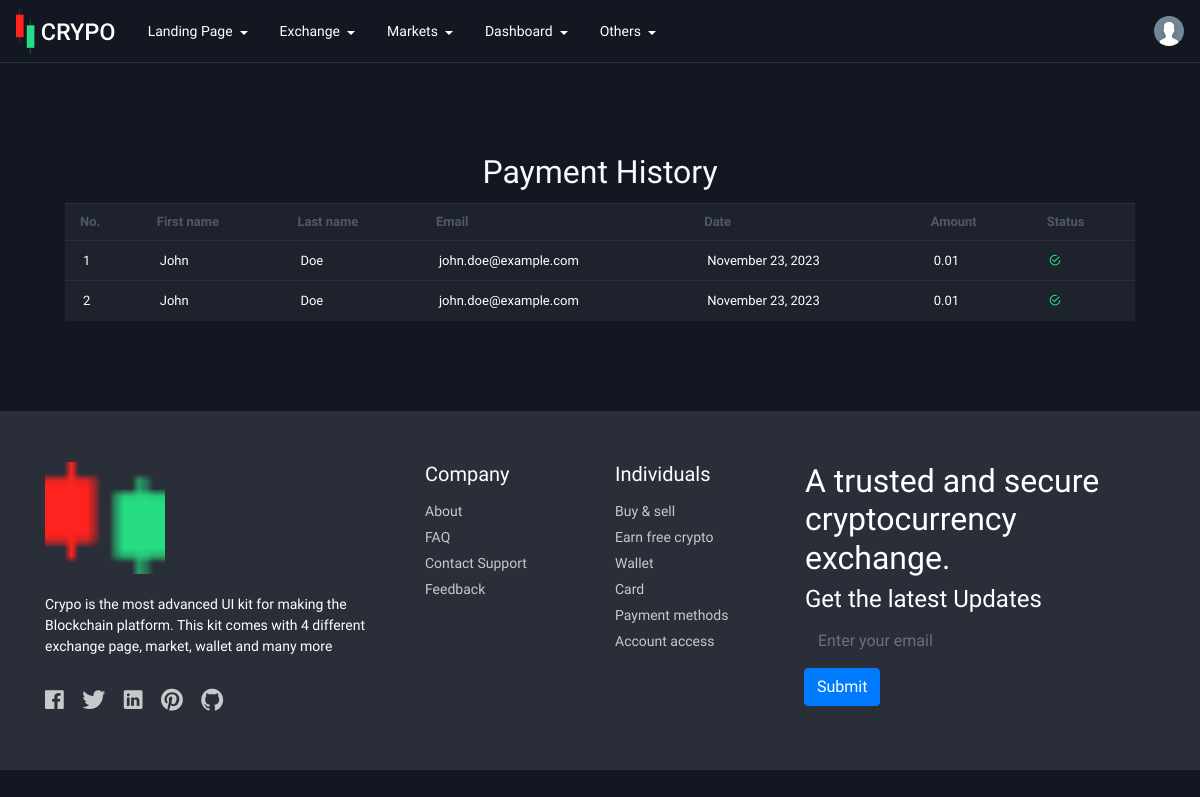
/payment-history/ (signed in), run on the app's committed database.
### internetProject/models.py (models this page shows, shortened)
class Payment(models.Model):
    user = models.ForeignKey(User, on_delete=models.CASCADE, default=1)
    given_name = models.CharField(max_length=255)
    surname = models.CharField(max_length=255)
    status = models.CharField(max_length=255)
    create_time = models.DateTimeField()
    email_address = models.EmailField()
    payer_id = models.CharField(max_length=255)
    reference_id = models.CharField(max_length=255)
    value = models.DecimalField(max_digits=10, decimal_places=2)
    currency_code = models.CharField(max_length=3)

### internetProject/views.py (the view)
# urls.py: path('payment-history/', views.payment_history, name='payment-history'),
@login_required
def payment_history(request):
    payments = Payment.objects.filter(user=request.user) #get the login user payment history
    return render(request, "templates/payment-history.html",{'payments':payments})

### templates/payment-history.html (shortened to what this page needs)
{%  extends 'templates/base.html' %}
{% block content %}
    <div class="container dark">
          <div class="card-body">
            <h2 class="card-title text-light text-center">Payment History</h2>
            <div class="wallet-history">
              <table class="table">
                <thead>
                  <tr>
                    <th>No.</th>
                    <th>First name</th>
                    <th>Last name</th>
                    <th>Email</th>
                    <th>Date</th>
                    <th>Amount</th>
                    <th>Status</th>
                  </tr>
                </thead>
                <tbody>
                    {% for payment in payments %}
                      <tr>
                        <td>{{  payment.id }}</td>
                        <td>{{  payment.given_name }}</td>
                        <td>{{  payment.surname }}</td>
                        <td>{{  payment.email_address }}</td>
                        <td>{{  payment.create_time |date:"F d, Y"  }}</td>
                        <td>{{  payment.value }}</td>
                        <td><i class="{% if payment.status == 'COMPLETED' %} icon ion-md-checkmark-circle-outline green{% else %}icon ion-md-close-circle-outline red{% endif %}  "></i></td>
                      </tr>
                    {% endfor %}
                </tbody>
              </table>
            </div>
          </div>
    </div>
{% endblock%}

### static/assets/css/style.css (style rules this page uses)
body { font-family: 'Overpass', sans-serif; font-size: 14px; line-height: 1.5; color: #18214D; background: #FFFFFF; font-weight: 400; }
thead tr th { padding: 8px 15px !important; }
thead th { color: #758696; font-size: 13px; font-weight: 600; border: 0 !important; }
tbody tr { color: #4a4a4a; }
.green { color: #26de81; }
.table td, .table th { border-top: 1px solid #f0f3fa; }
.table { margin-bottom: 0; }
.table td { font-size: 13px; padding: 10px 18px; }
.wallet-history { overflow-x: auto; }
#dark, #dark header { background: #131722; }
#dark tr { background: #131722; }
#dark tbody tr { color: #ffffff; }
#dark thead th, #dark .market-pairs .nav-link { color: #4f5966; }
#dark .green { color: #26de81; }
#dark .table td, #dark table th { border-top: 1px solid #2a2e39; }
#dark thead th, #dark .markets-pair-list .nav-link { color: #4f5966; }
#dark .wallet .nav-pills a, #dark .wallet-history { border-top: 1px solid #2a2e39; }
#dark .wallet-history tr { background: #1e222d; }

### data on the page
Payment: id "1", given_name "John", surname "Doe", email_address "john.doe@example.com", create_time "November 23, 2023", value "0.01"
Payment: id "2", given_name "John", surname "Doe", email_address "john.doe@example.com", create_time "November 23, 2023", value "0.01"
